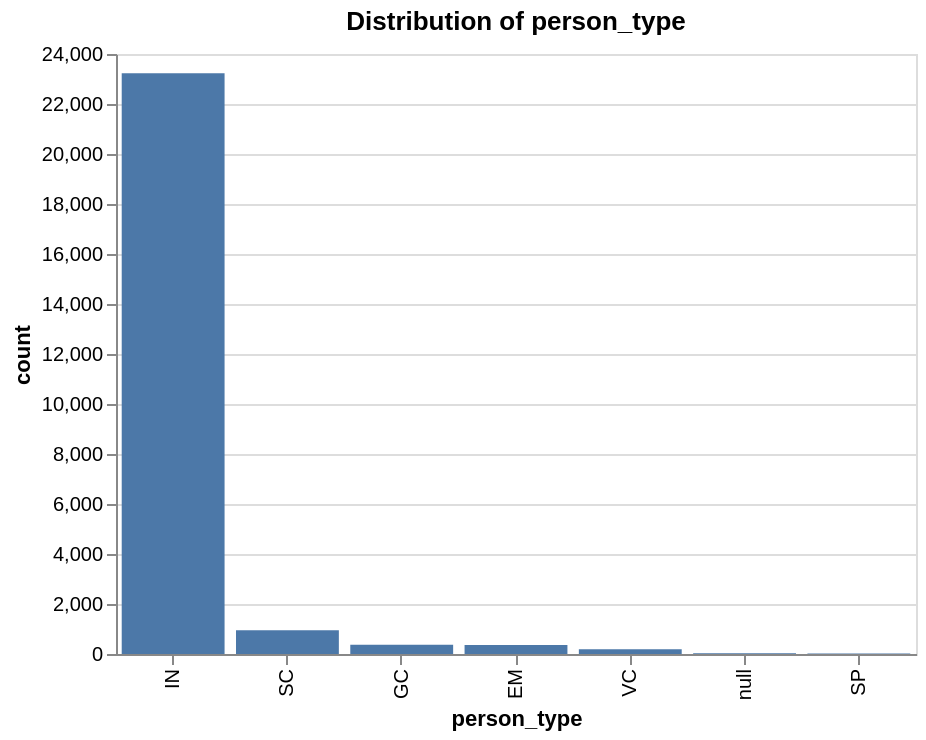

Notebook code for this chart:
### Code cell
alt.Chart(pt_counts).mark_bar().encode(
    x=alt.X("person_type:N", sort="-y"),
    y="count:Q",
    tooltip=["person_type","count"]
).properties(width=400, height=300, title="Distribution of person_type")

### Figure 1 — Vega-Lite specification as saved in the notebook (floating-point values rounded to 4 significant figures)
{"config": {"view": {"continuousWidth": 300, "continuousHeight": 300}}, "data": {"name": "data-82ff8ac99095c111060366cdead49e33"}, "mark": {"type": "bar"}, "encoding": {"tooltip": [{"field": "person_type", "type": "nominal"}, {"field": "count", "type": "quantitative"}], "x": {"field": "person_type", "sort": "-y", "type": "nominal"}, "y": {"field": "count", "type": "quantitative"}}, "height": 300, "title": "Distribution of person_type", "width": 400, "$schema": "https://vega.github.io/schema/vega-lite/v5.20.1.json", "datasets": {"data-82ff8ac99095c111060366cdead49e33": [{"person_type": "IN", "count": 23229}, {"person_type": "SC", "count": 955}, {"person_type": "GC", "count": 371}, {"person_type": "EM", "count": 359}, {"person_type": "VC", "count": 192}, {"person_type": null, "count": 35}, {"person_type": "SP", "count": 22}]}}
